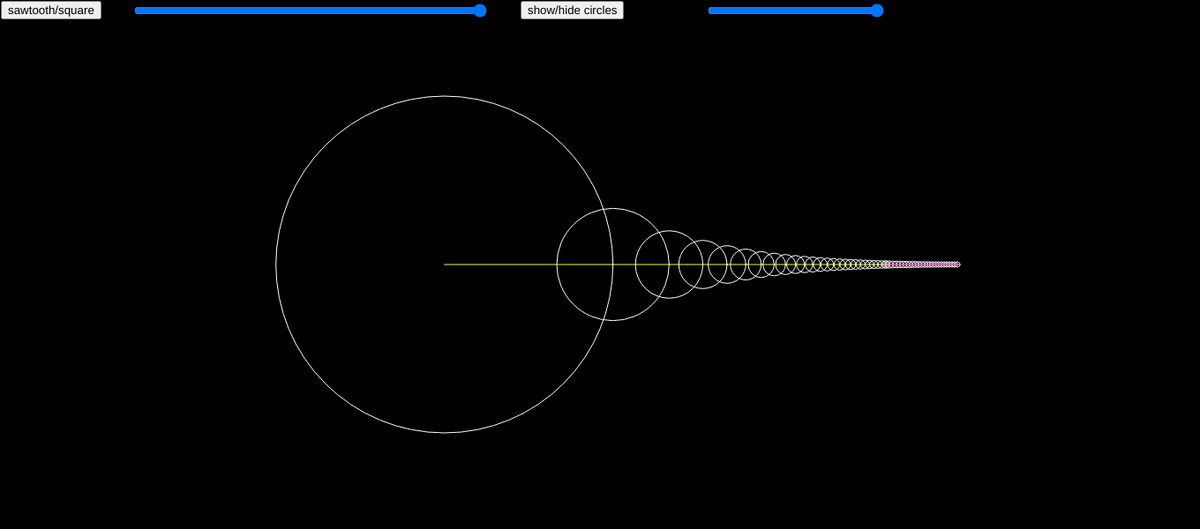
Frame 1 (no input)
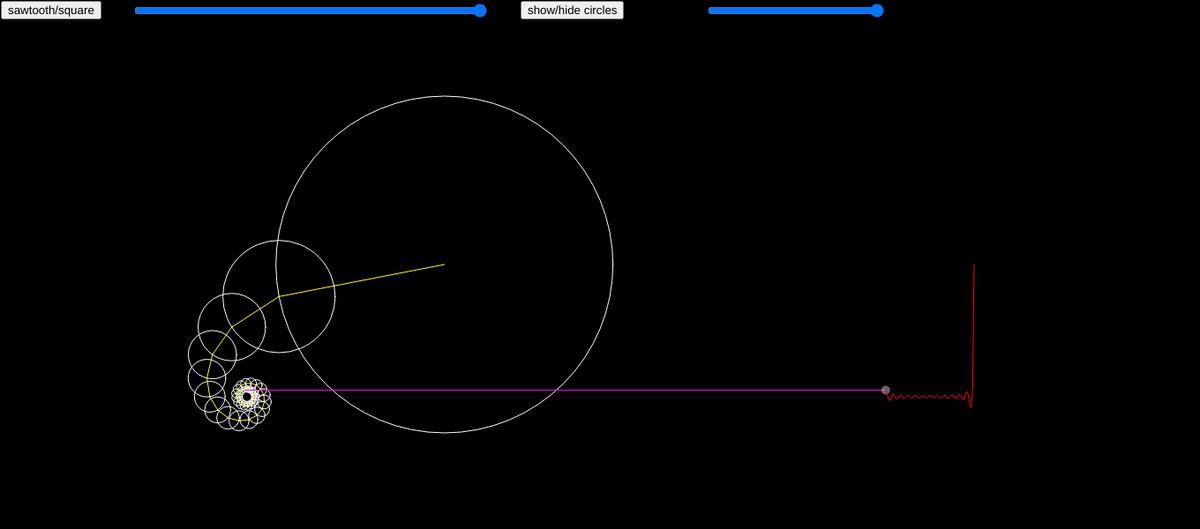
Frame 60 (no input)
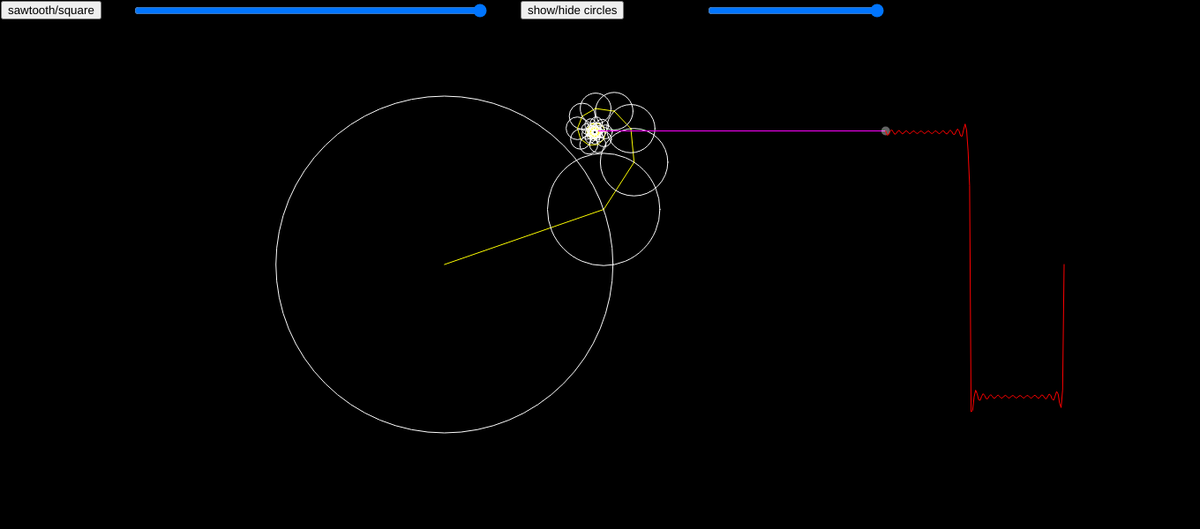
Frame 120 (the mouse pressed at the canvas centre since frame 60)

The p5.js sketch that drew these frames (run headless with seeded random() and noise() and a simulated clock; from frame 60 on, the mouse is pressed at the canvas centre):

// p5.js sketch
// ── sketch.js
class fourierValues {
    constructor(x, y, r) {
        this.x = x
        this.y = y
        this.r = r
    }
}

function integral(f, a, b, n){   
    //mid-ordinate rule
    dt = ( b - a ) / n;
    sum = 0;
    for(let i=1; i<=n; i++) sum += f(a + (i-0.5) * dt) * dt;
    return sum;
}

let period, omega;
let max_harmonic = 20;
let fourier_vals_array = new Array(100)
function compute_coeffs(f){
    let Ndt = 10 * max_harmonic;
    if(Ndt > 3000){ Ndt = 3000 }
    let factor = 2.0 / period;
    for(let i=1; i<=100 ;i++){
        let c = (t) =>  f( t ) * cos( i * omega * t ) ;
        let s = (t) => f( t ) * sin( i * omega * t );
        let cos_coeff = factor * integral( c, 0.0, period, Ndt );
        let sin_coeff = factor * integral( s, 0.0, period, Ndt );
        let mod = 300*Math.sqrt(cos_coeff*cos_coeff + sin_coeff*sin_coeff) 
        fourier_vals_array[i] = mod
    }
}
function get_coeffs(i){
    return new fourierValues(
        fourier_vals_array[i]*cos(i*time),
        fourier_vals_array[i]*sin(i*time),
        fourier_vals_array[i]
    )
}


let time = 0
let wave = [] // stores points that we've drawn
let slider
let drawWaveSwitch = 1, circleSwitch = 255
let dt
function setup() {
    createCanvas(1360, 600)
    slider = createSlider(1, 100,100)
    slider.position(150,2)
    slider.style('width','400px')
    slider2 = createSlider(0.001, 0.05, 0.05, 0.001)
    slider2.position(800,2)
    slider2.style('width','200px')
    button = createButton("sawtooth/square")
    button.position(1,1);
    button.mousePressed(changeWave)
    button = createButton("show/hide circles")
    button.position(590,1);
    button.mousePressed(changeCircleSwitch)
    period = 1;
    omega = 2.0 * PI/period;
    changeWave()
}
function changeWave(){
    drawWaveSwitch = 1 - drawWaveSwitch
    compute_coeffs(drawWaveSwitch ? sawTooth : squareWave)
}
function changeCircleSwitch(){
    if(circleSwitch == 0) circleSwitch = 255
    else circleSwitch = 0
}

function squareWave(t){
    t -= Math.floor(t)
    return t < 0.5 ? 1 : 0;
}
function sawTooth(t){
    t = t - floor( t );
    return t;
}

function draw() {
    max_harmonic = slider.value()
    dt = slider2.value()
    background(0)
    translate(width/2.7, height/2)
    stroke(255)
    noFill()

    let x = 0, y = 0, prevPos

    for (let i=1; i<=max_harmonic; i++) {
        prevPos = new p5.Vector(x, y)
        let fourier_vals = get_coeffs(i)
        x += fourier_vals.x
        y += fourier_vals.y
        stroke(255,255,0)
        line(prevPos.x, prevPos.y, x, y)
        stroke(255, circleSwitch)
        circle(prevPos.x, prevPos.y, fourier_vals.r*2)

    }
    wave.unshift(y)
    let offsetX = 500
    translate(offsetX, 0)
    stroke(255, 0, 255)
    line(x-offsetX, y, 0, wave[0])
    strokeWeight(10)
    stroke(255,100);
    point(0, wave[0])
    
    stroke(255,0,0)
    strokeWeight(1)
    beginShape()
    noFill()
    for (let i=0; i<wave.length; i++)
        vertex(i*1.7, wave[i])
    endShape()

    if (wave.length > 300)
        wave.pop()

    time += dt
}
